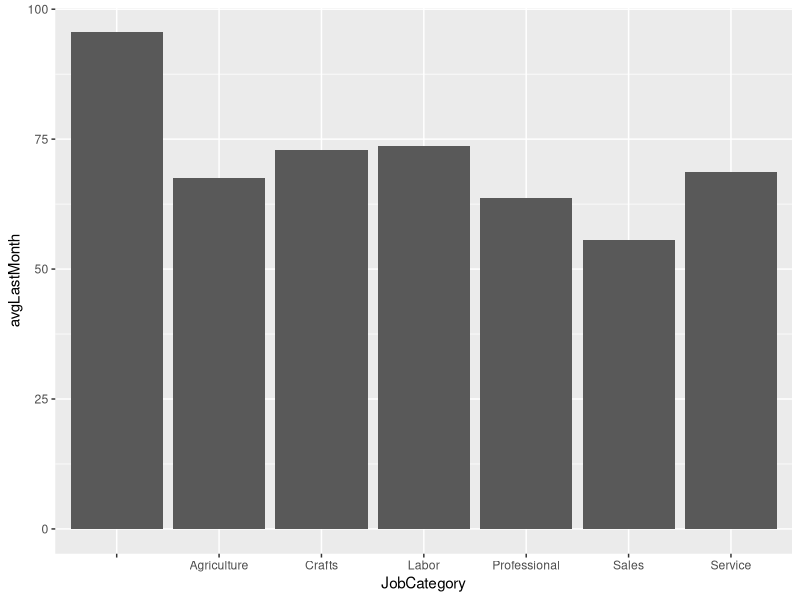
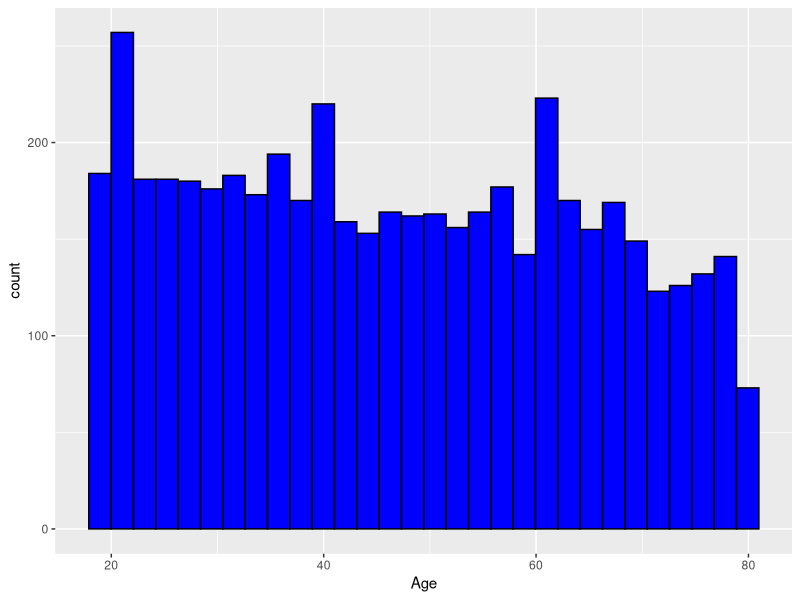
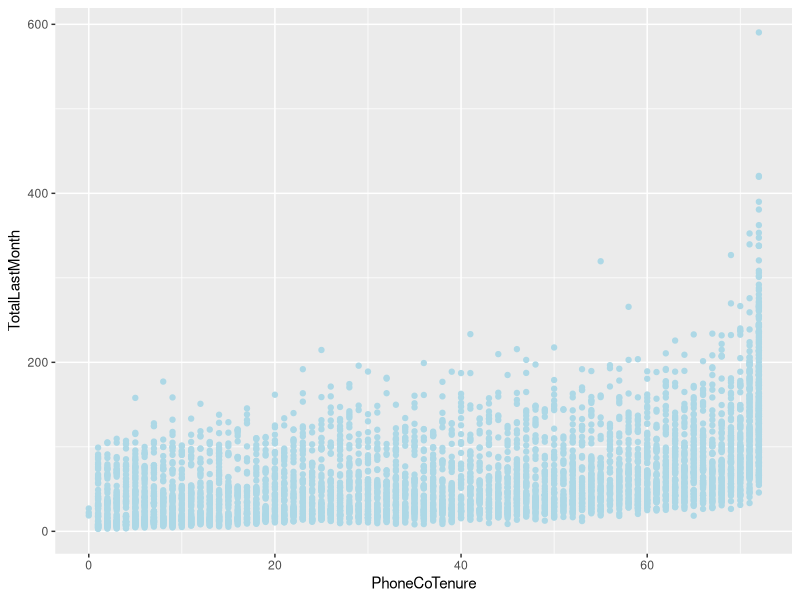
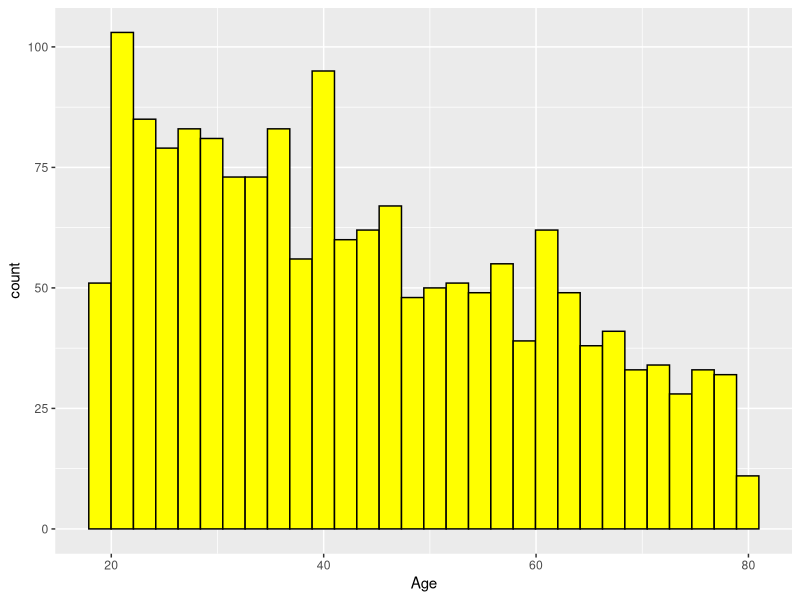
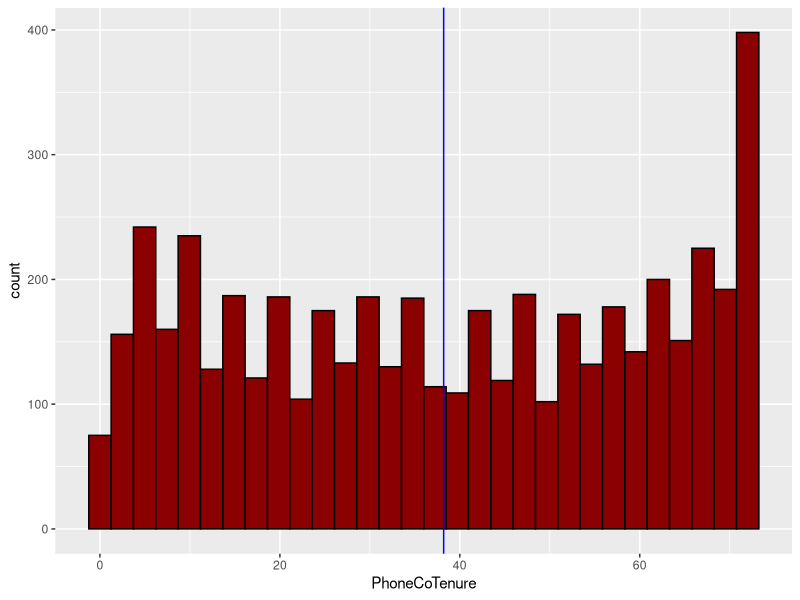
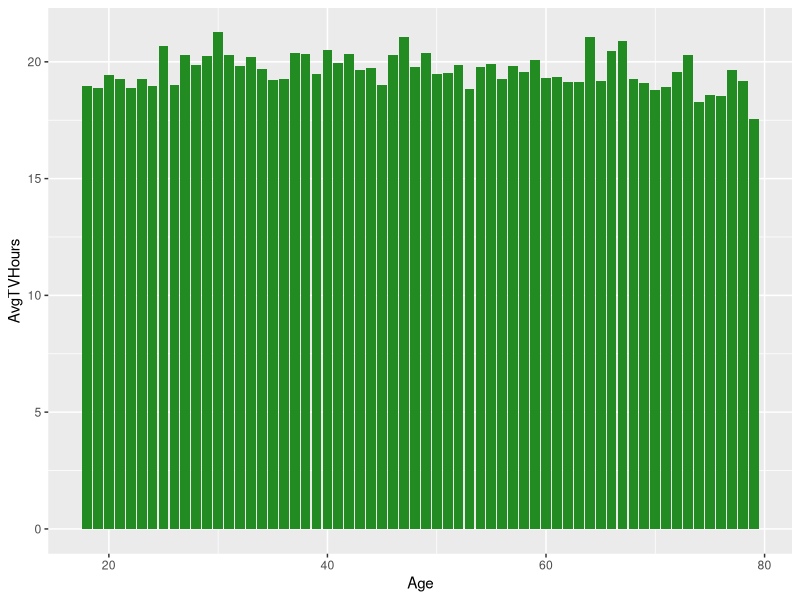
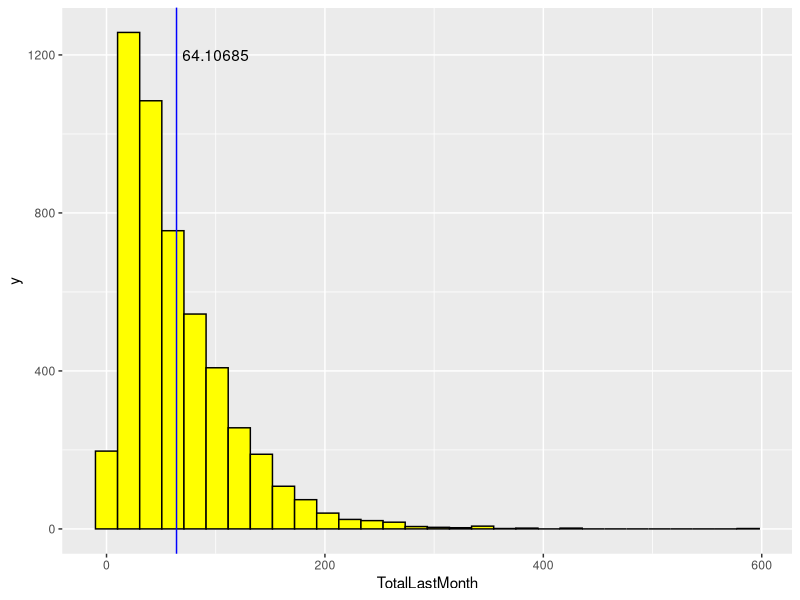
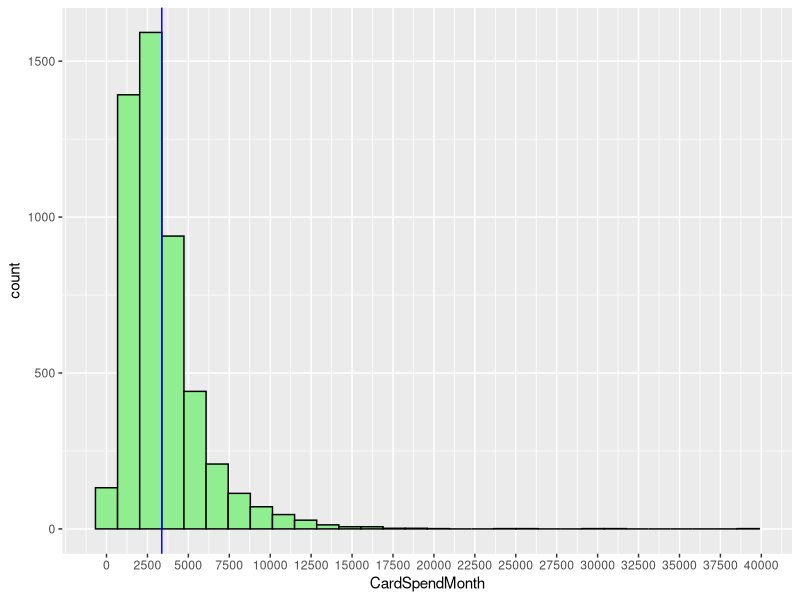

The R source for these figures, in order:

library(tidyverse)
library(caret)
library(writexl)

original_data <- read.csv("data/Customer_Dataset_Data.csv", na.strings = "?", stringsAsFactors = F)
original_data <- original_data %>% column_to_rownames(., var = "CustomerID")

data <- original_data

############################## Data Pre-Processing #############################

# Convert monetary columns from character to numeric

data$VoiceOverTenure <- parse_number(data$VoiceOverTenure)
data$VoiceLastMonth <- parse_number(data$VoiceLastMonth)

data$EquipmentOverTenure <- parse_number(data$EquipmentOverTenure)
data$EquipmentLastMonth <- parse_number(data$EquipmentLastMonth)

data$DataOverTenure <- parse_number(data$DataOverTenure)
data$DataLastMonth <- parse_number(data$DataLastMonth)

data$CardSpendMonth <- parse_number(data$CardSpendMonth)

data$HHIncome <- parse_number(data$HHIncome)

# Handle null values in monetary columns

data$VoiceOverTenure <- replace_na(data$VoiceOverTenure, median(data$VoiceOverTenure))
data$VoiceLastMonth <- replace_na(data$VoiceLastMonth, median(data$VoiceLastMonth))


data$VoiceOverTenure[is.na(data$VoiceOverTenure)] <- median(data$VoiceOverTenure)
data$VoiceLastMonth[is.na(data$VoiceLastMonth)] <- median(data$VoiceLastMonth)

handle_na <- function(data, col1, col2) {
  med_val <- median(data[[col1]], na.rm = TRUE)  # Calculate median of Column 1
  for (i in 1:nrow(data)) {
    if (is.na(data[i, col1])) {
      if (data[i, col2] == "Yes") {
        data[i, col1] <- med_val
      } else {
        data[i, col1] <- 0
      }
    }
  }
  return(data)
}

data <- handle_na(data, "EquipmentOverTenure", "EquipmentRental")
data <- handle_na(data, "EquipmentLastMonth", "EquipmentRental")

data <- handle_na(data, "DataOverTenure", "WirelessData")
data <- handle_na(data, "DataLastMonth", "WirelessData")

data$CardSpendMonth[is.na(data$CardSpendMonth)] <- median(data$CardSpendMonth, na.rm = T)
data$TVWatchingHours[is.na(data$TVWatchingHours)] <- mean(data$TVWatchingHours, na.rm = T)


# Derived Features

data$TotalOverTenure <- data$VoiceOverTenure + data$EquipmentOverTenure + data$DataOverTenure
data$TotalByTenure <- data$TotalOverTenure / data$PhoneCoTenure
data$TotalLastMonth <- data$VoiceLastMonth + data$EquipmentLastMonth + data$DataLastMonth


data$TotalServices <- 0

data[2,"EquipmentRental"]


for (x in (1:nrow(data))) {
  for (y in c("EquipmentRental","WirelessData","Multiline","VM","Pager","Internet",
              "CallerID","CallWait","CallForward","ThreeWayCalling")) {
    if (data[x, y]=="Yes") {
      data[x, "TotalServices"] <- data[x, "TotalServices"] + 1
    }
  }
}

data$TotalDevices <- 0
  
for (x in (1:nrow(data))) {
  for (y in c("Pager","OwnsPC","OwnsMobileDevice","OwnsGameSystem","OwnsFax")) {
    if (data[x, y]=="Yes") {
      data[x, "TotalDevices"] <- data[x, "TotalDevices"] + 1
    } 
  }
  if (data[x,"TVWatchingHours"] != 0) {
    data[x, "TotalDevices"] <- data[x, "TotalDevices"] + 1
  }
}

# data$LogIncome <- log10(data$HHIncome)
# data$LogTotalLastMonth <- log10(data$TotalLastMonth)

########################### Exploratory Data Analysis ##########################

data_occupation <- data %>%
  group_by(JobCategory) %>%
  summarise(avgLastMonth = mean(TotalLastMonth))

a <- ggplot(data = data_occupation) +
  geom_col(aes(x=JobCategory, y=avgLastMonth))
print(a)

b <- ggplot(data = data) +
  geom_histogram(aes(x=Age), bins=30, color = "black", fill = "blue")
print(b)

c <- ggplot(data = data) +
  geom_point(aes(x=PhoneCoTenure, y=TotalLastMonth), color = "lightblue")
print(c)


data_equip <- data %>%
  add_count(EquipmentRental) %>%
  group_by(EquipmentRental,n) %>%
  summarise(avgLastMonth = mean(TotalLastMonth))

d <- ggplot(data = data %>% filter(EquipmentRental == "Yes")) +
  geom_histogram(aes(x=Age), color="black", fill="yellow", bins=30)
print(d)


data_wireless <- data %>%
  add_count(WirelessData) %>%
  group_by(WirelessData,n) %>%
  summarise(avgLastMonth = mean(TotalLastMonth))

# data <- data %>% mutate(segment = case_when(
#   EquipmentRental == "Yes" & WirelessData == "Yes" ~ 1,
#   EquipmentRental == "Yes" & WirelessData == "No" ~ 2,
#   EquipmentRental == "No" & WirelessData == "Yes" ~ 3,
#   EquipmentRental == "No" & WirelessData == "No" ~ 4,
# ))
# 
# data_segmented <- data %>% add_count(segment) %>%
#   group_by(segment,n) %>%
#   select_if(is.numeric) %>%
#   summarise_all("median")

e <- ggplot(data = data) +
  geom_histogram(aes(x=PhoneCoTenure), color="black", fill="darkred") +
  geom_vline(xintercept = mean(data$PhoneCoTenure), color="blue")
print(e)

# f <- ggplot(data = data) +
#   geom_point(aes(x=LogIncome, y=LogTotalLastMonth), color="blue")
# print(f)

# cor(data$LogIncome, data$LogTotalLastMonth)

g <- ggplot(data = data %>% select(Age, TVWatchingHours) %>%
              group_by(Age) %>%
              summarise(AvgTVHours = mean(TVWatchingHours))) +
  geom_col(aes(x=Age, y=AvgTVHours), fill="forestgreen")
print(g)

# missing_cols <- is.na(data$PhoneCoTenure) | is.na(data$CardSpendMonth) | is.na(data$TotalLastMonth)
# 
# data <- na.omit(data, subset = !missing_cols)


summary(data %>% select(PhoneCoTenure, TotalLastMonth, CardSpendMonth))

###################### Rule Based Segmentation #################################

h <- ggplot(data = data) +
  geom_histogram(aes(x=TotalLastMonth), color="black", fill="yellow") +
  geom_vline(xintercept=mean(data$TotalLastMonth), color="blue") +
  annotate(geom="text", x=100, y=1200, label=as.character(mean(data$TotalLastMonth)))
print(h)


data$LastMonthGroup <- cut(data$TotalLastMonth, breaks=c(-1,70,600), labels=c("Low", "High"))

i <- ggplot(data = data) +
  geom_histogram(aes(x=CardSpendMonth), color="black", fill="lightgreen") +
  geom_vline(xintercept=mean(data$CardSpendMonth, na.rm = T), color="blue") +
  scale_x_continuous(breaks = seq(0, 40000, by=2500))
print(i)

data$CardSpendGroup <- cut(data$CardSpendMonth, breaks=c(-1,5000,40000), labels=c("Low", "High"))

j <- ggplot(data = data) +
  geom_histogram(aes(x=PhoneCoTenure), color="black", fill="lightblue") +
  geom_vline(xintercept=mean(data$PhoneCoTenure), na.rm = T, color="blue")
print(j)

data$TenureGroup <- cut(data$PhoneCoTenure, breaks=c(-1,40,100), labels=c("Short", "Long"))


data <- data %>% mutate(segment = case_when(
  LastMonthGroup == "Low" & CardSpendGroup == "Low" & TenureGroup == "Short" ~ 1,
  LastMonthGroup == "Low" & CardSpendGroup == "Low" & TenureGroup == "Long" ~ 2,
  LastMonthGroup == "Low" & CardSpendGroup == "High" & TenureGroup == "Short" ~ 3,
  LastMonthGroup == "Low" & CardSpendGroup == "High" & TenureGroup == "Long" ~ 4,
  LastMonthGroup == "High" & CardSpendGroup == "Low" & TenureGroup == "Short" ~ 5,
  LastMonthGroup == "High" & CardSpendGroup == "Low" & TenureGroup == "Long" ~ 6,
  LastMonthGroup == "High" & CardSpendGroup == "High" & TenureGroup == "Short" ~ 7,
  LastMonthGroup == "High" & CardSpendGroup == "High" & TenureGroup == "Long" ~ 8
))

data$CustomerValue <- ifelse(data$segment %in% c(4,6,7,8),"High","Low")
data$CustomerValue <- as.factor(data$CustomerValue)


###################### Supervised Learning Segmentation ########################


log_reg <- glm(CustomerValue ~ TotalLastMonth + CardSpendMonth + PhoneCoTenure, data=data,
               family = "binomial")

data$probValue <- predict(log_reg, newdata = data, type="response")
data$ValueGroup <- cut(data$probValue, breaks=c(0.0,0.50,1.0),
                         labels=c("Low","High"))

###################### Unsupervised Learning Segmentation ######################

# Standardize numeric variables
k_points <- data %>% select(c("PhoneCoTenure", "TotalLastMonth", "CardSpendMonth"))
k_points <- scale(k_points)



# Select best number of k-values
ks <- 1:12
tot_within_ss <- sapply(ks, function(k) {
  set.seed(1223)
  cl <- kmeans(k_points, k)
  cl$tot.withinss
})
plot(ks, tot_within_ss, type = "b", ylab = "Total Within Sum of Squares",
     xlab = "Number of k Clusters", main = "Optimal Number of Clusters")



set.seed(1223)
NUM_CLUSTERS <- 3
kclust <- kmeans(k_points, centers = NUM_CLUSTERS, nstart=10)

#add segments to original dataset
data$kmeans_segment <- as.factor(kclust$cluster)


############################### Write to CSV ###################################

write_csv(data, "segmented_data2.csv")
